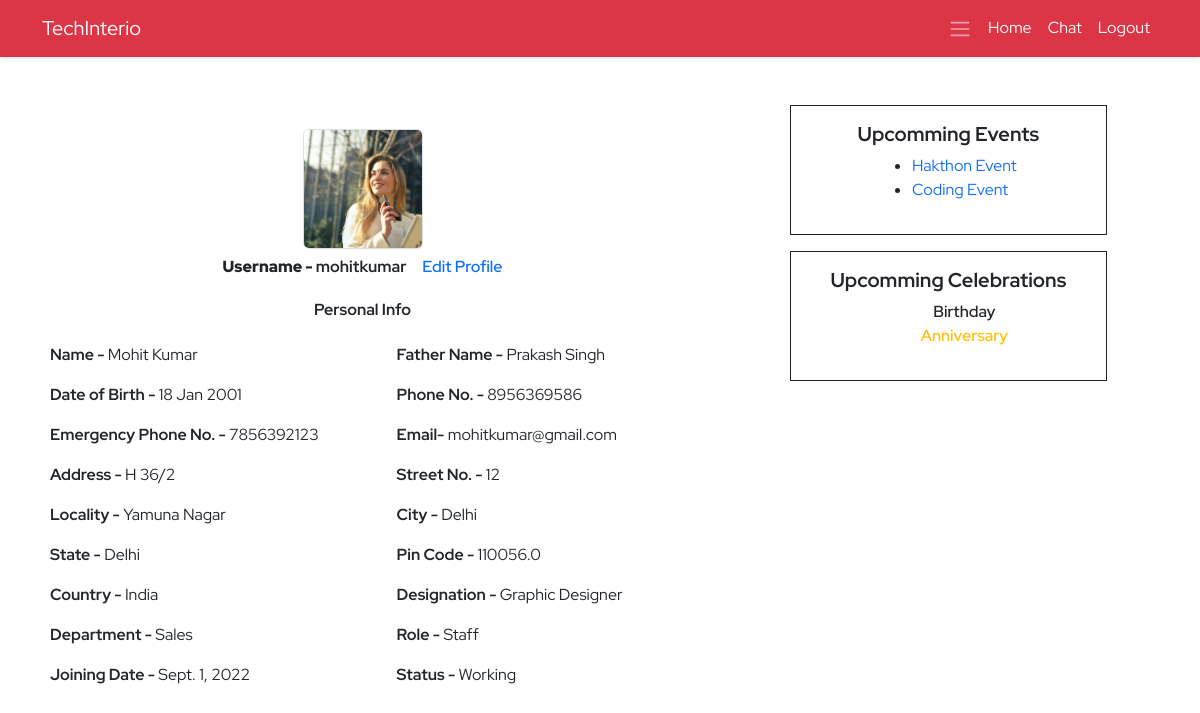
The app's page /ems/profile/ (signed in), older data.
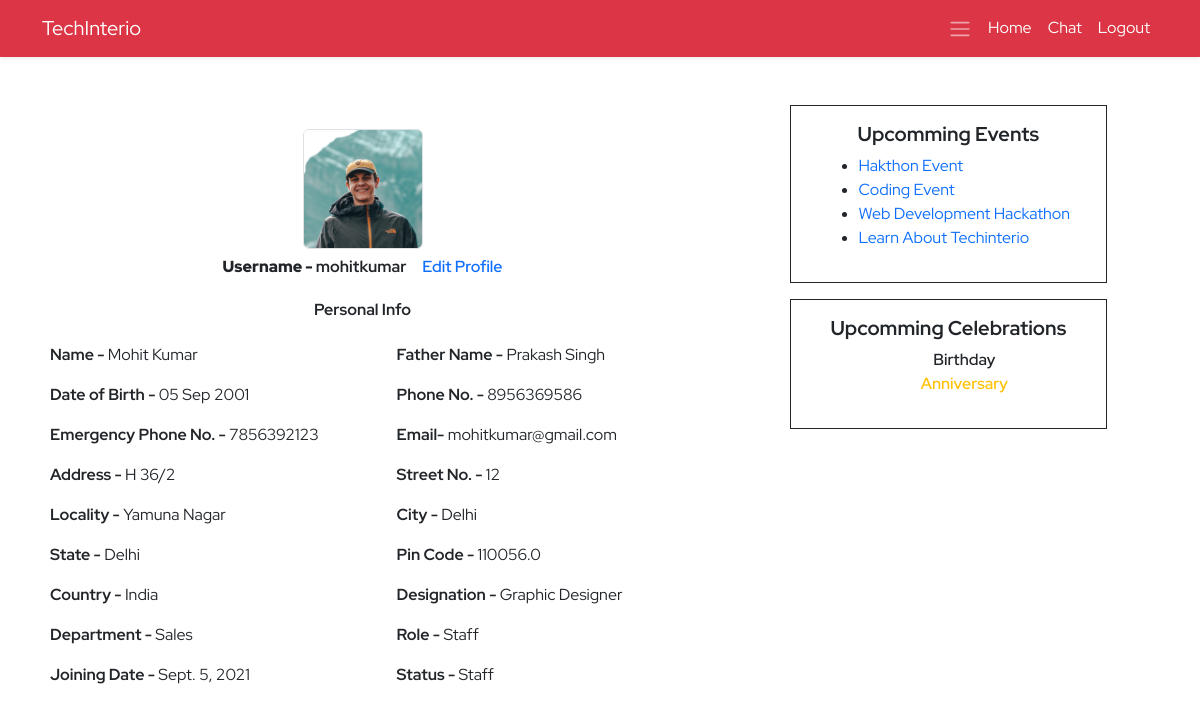
The same page, newer data.
### ems/models.py (models this page shows, shortened)
class Employee(models.Model):
    empid=models.AutoField(primary_key=True)
    user=models.OneToOneField(User,on_delete=models.CASCADE)
    name=models.CharField(max_length=50)
    father_name=models.CharField(max_length=50)
    avtar=models.ImageField(upload_to='employee_profile_images', blank=True , default='profile.jpg')
    dob=models.DateField()
    email=models.EmailField(max_length=100)
    mobile_no=models.IntegerField()
    emergency_mobile_no=models.IntegerField(null=True,blank=True)
    address=models.OneToOneField(Address, on_delete=models.CASCADE,blank=True, null=True,)
    designation=models.CharField(max_length=70)
    role=models.ForeignKey(Role, on_delete=models.SET_NULL,blank=True, null=True,)
    department=models.ForeignKey(Department, on_delete=models.SET_NULL,blank=True, null=True,)
    joining_date=models.DateField()
    status=models.CharField(max_length=15)
    @property
    def imageURL(self):
        try:
            url=self.avtar.url
        except:
            url=''
        return url

class Address(models.Model):
    user=models.OneToOneField(User,on_delete=models.CASCADE, blank=True,null=True)
    address=models.CharField(max_length=150)
    street=models.CharField(max_length=70)
    locality=models.CharField(max_length=70)
    city=models.CharField(max_length=50)
    state=models.CharField(max_length=50)
    pincode=models.FloatField(max_length=50)
    country=models.CharField(max_length=50, default='India')

class Department(models.Model):
    name=models.CharField(max_length=70, unique=True)
    description=models.TextField(max_length=200)
    created_at = models.DateTimeField(auto_now_add=True,blank=True,null=True)
    updated_at = models.DateTimeField(auto_now=True,blank=True,null=True)
    def __str__(self):
        return self.name

class Role(models.Model):
    name=models.CharField(max_length=70, unique=True)
    description=models.TextField(max_length=200)
    created_at = models.DateTimeField(auto_now_add=True,blank=True,null=True)
    updated_at = models.DateTimeField(auto_now=True,blank=True,null=True)
    def __str__(self):
        return self.name

class Events(models.Model):
    title=models.CharField(max_length=150)
    description=models.TextField(max_length=300)
    created_at=models.DateTimeField(auto_now_add=True)
    updated_at=models.DateTimeField(auto_now=True)
    date=models.DateField()
    is_completed=models.BooleanField(default=False)

### ems/views.py (the view, shortened to what this page needs)
# urls.py: path('profile/',profile,name='profile'),
def profile(request):
    context={}
    try:
        if request.user.is_authenticated:
            if not request.user.is_superuser:
                try:
                    events=Events.objects.exclude(is_completed=True)
                    profile=Employee.objects.get(user=request.user)
                    address=Address.objects.get(user=request.user)
                    dob=str(profile.dob).split('-')
                    now=datetime.now()
                    day=now.day
                    month=now.month
                    year=now.year
                    dob_day=int(dob[2])
                    dob_month=int(dob[1])
                    dob_year=int(dob[0])
                    name=str(profile.name).split(' ')
                    if dob_month == month and dob_day == day:
                        print('Happy Birthday to ',profile.name)
                        context['birthday']=True
                        context['name']=name[0]
                    else:
                        context['birthday']=False
                    joining_date=str(profile.joining_date).split('-')
                    j_day=int(joining_date[2])
                    j_month=int(joining_date[1])
                    j_year=int(joining_date[0])
                    anny_year=year-j_year
                    context['profile']=profile
                    context['address']=address
                    context['events']=events
                except Exception as e:
                    print('Profile Inside Exception : ',e)
                    messages.warning(request, 'Profile Not found Please contact Admin')
                    return redirect('ems:ems')
                return render(request,'ems/profile.html',context)
            else:
                return redirect('ems:ems')
        else:
            messages.warning(request,'Please Login!')
            return redirect('home:login')
    except Exception as e:
        print('Profile Exception : ',e)
    return redirect('/')

### ems/templates/ems/profile.html (shortened to what this page needs)
{% extends './base.html' %}
{% block body %}
<section class="py-5">
    <div class="container">
        <div class="row d-flex justify-content-between">
            <div class="col-7 ">
                <div class="personal-info">
                    <table class="table table-borderless">
                        <tr>
                            <td colspan="2">
                                <div class="avtar d-flex align-items-center flex-column">
                                    <img src="{{profile.imageURL}}" alt="" class="rounded border ">
                                    <div class="d-flex justify-content-between align-items-center">
                                        <h6 class="m-2 profile-title"><b>Username - </b>{{profile.user.username}}</h6>
                                        <a href="{% url 'ems:profile-edit' %}" class="fw-semibold mx-2">Edit Profile</a>
                                    </div>
                                </div>
                            </td>
                        </tr>
                        <tr>
                            <td colspan="2">
                              <h6 class="text-center profile-title">Personal Info</h6>
                            </td>
                        </tr>
                        <tr>
                            <td><b>Name - </b>{{profile.name}}</td>
                            <td><b>Father Name - </b>{{profile.father_name}}</td>
                        </tr>
                        <tr>
                            <td><b>Date of Birth - </b>{{profile.dob |date:'d M Y'}}</td>
                            <td><b>Phone No. - </b>{{profile.mobile_no}}</td>
                        </tr>
                        <tr>
                            <td><b>Emergency Phone No. - </b>{{profile.emergency_mobile_no}}</td>
                            <td><b>Email- </b>{{profile.email}}</td>
                        </tr>
                        <tr>
                            <td><b>Address - </b>{{address.address}}</td>
                            <td><b>Street No. - </b>{{address.street}}</td>
                        </tr>
                        <tr>
                            <td><b>Locality - </b>{{address.locality}}</td>
                            <td><b>City - </b>{{address.city}}</td>
                        </tr>
                        <tr>
                            <td><b>State - </b>{{address.state}}</td>
                            <td><b>Pin Code - </b>{{address.pincode}}</td>
                        </tr>
                        <tr>
                            <td><b>Country - </b>{{address.country}}</td>
                            <td><b>Designation - </b>{{profile.designation}}</td>
                        </tr>
                        <tr>
                            <td><b>Department - </b>{{profile.department}}</td>
                            <td><b>Role - </b>{{profile.role}}</td>
                        </tr>
                        <tr>
                            <td><b>Joining Date - </b>{{profile.joining_date}}</td>
                            <td><b>Status - </b>{{profile.status}}</td>
                        </tr>
                    </table>
                </div>
            </div>
            <div class="col-4 ">
                <div class="row">
                    <div class="col-10 border border-dark  py-3 px-2 d-flex justify-content-center flex-column align-items-center">
                        <h3 class="events-title text-center mb-2">Upcomming Events</h3>
                        <ul>
                            {% for event in events  %}
                            <li><a href="{% url 'ems:event' event.id %}">{{event.title}}</a></li>
                            {% endfor %}
                        </ul>
                    </div>
                    <div class="col-10 border border-dark my-3 py-3 px-2 ">
                        <h3 class="events-title text-center mb-2">Upcomming Celebrations</h3>
                        <ul class="style-none" style="list-style:none ;">
                            <li class="text-center  fw-semibold">Birthday</li>
                            <li class="text-center text-warning fw-semibold">Anniversary</li>
                        </ul>
                    </div>
                </div>
            </div>
        </div>
    </div>
</section>
{% endblock body %}

### ems/templates/ems/base.html (shortened to what this page needs)
<!DOCTYPE html>
{% load static %}
<html lang="en">
<head>
    <link href="https://cdn.jsdelivr.net/npm/bootstrap@5.2.0/dist/css/bootstrap.min.css" rel="stylesheet"
>
    <link href='https://unpkg.com/boxicons@2.1.2/css/boxicons.min.css' rel='stylesheet'>
    <link rel="stylesheet" href="{% static 'css/style.css' %}">
</head>
<body>
    <header class="shadow-sm">
        <nav class="navbar navbar-expand-lg bg-danger navbar-dark">
            <div class="container">
                <a class="navbar-brand" href="{% url 'home:home' %}">TechInterio</a>
                <ul class="navbar-nav">
                    <li class="nav-item">
                        <a class="cursor-pointer nav-link active" data-bs-toggle="offcanvas" data-bs-target="#staticBackdrop"
                        aria-controls="staticBackdrop"><span class="navbar-toggler-icon"></span></a>
                    </li>
                    {% if not request.user.is_superuser %}
                    <li class="nav-item">
                        <a class="nav-link active" href="{% url 'ems:ems' %}">Home</a>
                    </li>
                    {% else %}
                    <li class="nav-item"><a class="nav-link active" href="{% url 'ems:ems' %}">Dashboard</a></li>
                        {% endif %}
                        <li class="nav-item">
                            <a href="#" class="nav-link active">Chat</a>
                        </li>
                        <li class="nav-item"><a class="nav-link active" href="{% url 'home:logout' %}">Logout</a></li>
                </ul>
            </div>
        </nav>
    </header>
    <main>
        {% block body %}{% endblock body %}
    </main>
</body>
</html>

### static/css/style.css (style rules this page uses)
* { margin: 0; padding: 0; box-sizing: border-box; }
:root { --body-font: 'Red Hat Display', sans-serif; --second-font: 'Kaushan Script', cursive; --biggest-font-size: 2rem; --bigger-font-size: 1.5rem; --big-font-size: 1.25rem; --h1-font-size: 1.5rem; --h2-font-size: 1.25rem; --h3-font-size: 1rem; --normal-font-size: .938rem; --small-font-size: .813rem; --smaller-font-size: .75rem; --font-bold: 700; --font-black: 900; }
@media screen and (min-width: 1024px) { :root { --biggest-font-size: 6rem; --bigger-font-size: 3.5rem; --big-font-size: 2.75rem; --h1-font-size: 2.25rem; --h2-font-size: 1.5rem; --h3-font-size: 1.25rem; --normal-font-size: 1rem; --small-font-size: .875rem; --smaller-font-size: .813rem; --bs-modal-width:700px; } }
* { box-sizing: border-box; padding: 0; margin: 0; }
html { scroll-behavior: smooth; }
body, button, label, select, input { font-family: var(--body-font); font-size: var(--normal-font-size); }
h1, h2, h3 { font-weight: var(--font-bold); }
a { text-decoration: none; }
img { max-width: 100%; height: auto; }
.cursor-pointer { cursor: pointer; }
.avtar img { height: 120px; margin-top: 1rem; width: 120px; object-fit: cover; object-position: center; }
.profile-title { font-weight: var(--font-bold); font-size: var(--normal-font); }
.events-title { font-size:var(--h3-font-size) ; }

Row changes from the older to the newer data that the page shows:
changed Employee "Mohit Kumar": imageURL: a different picture; dob "18 Jan 2001" → "05 Sep 2001"; joining_date "Sept. 1, 2022" → "Sept. 5, 2021"; status "Working" → "Staff"
added Events: title "Web Development Hackathon"
added Events: title "Learn About Techinterio"
